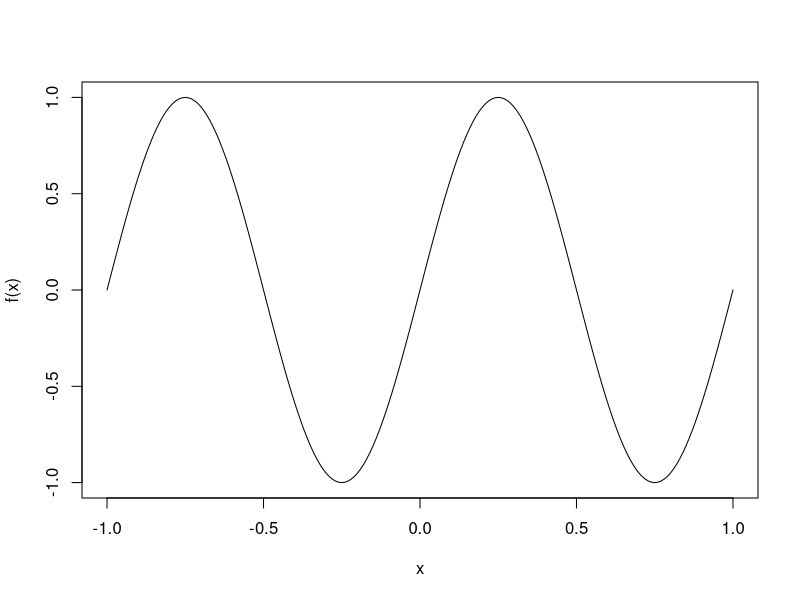
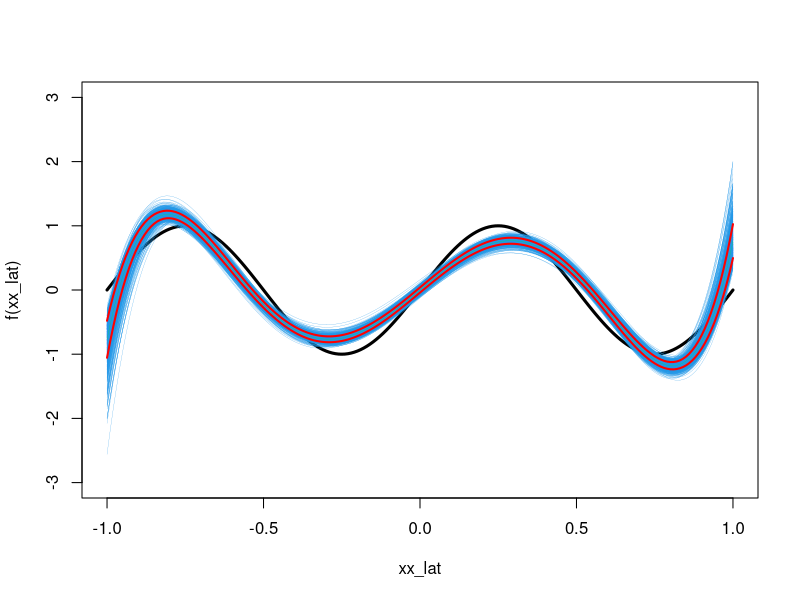

Generate these figures, in order, with R:
# Example 2.8 in slides

#rm(list=ls()) # listing all of the objects / flushes the workspace
# Set up a target function/pattern:
k=1
f = function(x){sin(2*pi*x)}

# Write a function that generates a data set of size N 
# with pattern f. Return a list of predictors (x) and responses (y).
dgp = function(N,f,sig)
{ x=runif(N,-1,1)
e=rnorm(N,0,sig)
y=f(x)+e # add noise to the system
return (list(y=y,x=x))

}
res=dgp(2,f,0);res

1
# Plot a single realization of the data and overlay the target function:
plot(NULL,xlim = c(-1,1), ylim = c(-1,1),xlab = "x", ylab = "f(x)")
xx_lat =seq(-1,1,1/100) 
lines(f(xx_lat)~xx_lat)


# Function for bias-variance

bias_var=function(N,order_,sig,M=5000,dx=1/100){
  xx_lat=seq(-1,1,dx) #dx steps of the lattice
  Nx=length(xx_lat)
  
  g_bar=xx_lat*0 # empty vector of zeros, Average model
  G_D=matrix(0,M,Nx) # Particular models fitted at each of M sims
  
  plot(f(xx_lat)~xx_lat,type='l',lwd=3,ylim=c(-3,3))
  
  test_error_D=0
  test_error=0
  
  for(i in 1:M){ # number of M data simulations
    
    dat_in=dgp(N,f,sig)
    x=dat_in[['x']]
    y=dat_in[['y']]
    
    
    
    if(order_==0){
      res_model=lm(y~1,data=dat_in)
    }
    
    if(order_>0){
      res_model=lm(y~poly(x,order_))
    }
    
     # Fit H0
    gd= predict(res_model,data.frame(x=xx_lat)) #get predictions of the above
    lines(gd~xx_lat,col=4,lwd=0.2) # for each model realization
    G_D[i,]=gd # store predictions for this realization of the data
    g_bar=g_bar+gd #Running mean calculation
    
    # Sample estimates
    dat_out=dgp(N,f,sig)
    pred_out=predict(res_model,data.frame(dat_out$x))
    test_error_D=mean((dat_out$y-pred_out)**2)
    test_error=test_error+test_error_D # Running mean #why is it like this though?
    
    
  }
  
  # Calculate the bias using left point Riemann 
  phi=1/2 # from distribution of X! U(-1,1)
 g_bar=g_bar/M # average prediction at xx_lattice 
 lines(g_bar~xx_lat,lwd=0.2,col='green') # average model
 
 bias2=sum((g_bar-f(xx_lat))**2)[-Nx]*phi*dx # Look up Riemann Sum
 
 
 # Model Variance (Two Integration steps)
 ones=matrix(1,M,1)

 var_at_x= colSums((G_D-ones%*%g_bar)**2)/M # repaeting gbar along the rows; Monte Carlo step
 lines(c(g_bar+1*sqrt(var_at_x))~xx_lat,col='red',lwd=2)
 lines(c(g_bar-1*sqrt(var_at_x))~xx_lat,col='red',lwd=2)

 var=sum( var_at_x[-Nx]*phi*dx) # Rieman again

 both=bias2+var # OOS Error

 ret=list(bias=bias2,var=var,both=both,test_error=test_error_D)

  return(ret)
 
  
 
}

# Run the above
bias_var(100,5,0,M=1000,dx=1/100) # (N,order,sig,M=5000,dx=1/100)

# Even id underlying pattern is complex, we are better of using a simpler model- du to the noise floor (or something)
# Mean of our model's OOS error is an estimate of our BV/Expected value of your OOS error
  
